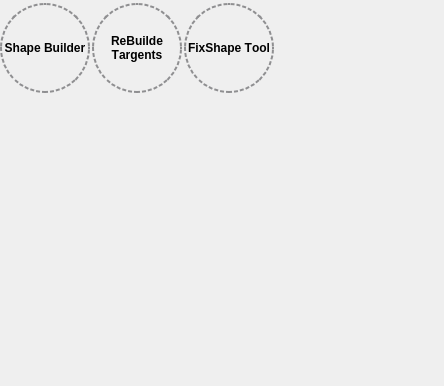
          <widget class="QWidget" name="page_7">
           <property name="geometry">
            <rect>
             <x>0</x>
             <y>0</y>
             <width>444</width>
             <height>386</height>
            </rect>
           </property>
           <property name="styleSheet">
            <string notr="true">QPushButton {
	border: 2px dotted  #8f8f91;
	border-radius: 45px;
}

QPushButton:hover {
	border-style:solid;
	background-color: qlineargradient(spread:pad, x1:0.5, y1:0, x2:0.5, y2:1, stop:0 rgba(255, 223, 121, 255), stop:0.488636 rgba(255, 216, 91, 255), stop:1 rgba(255, 223, 121, 255));
	color: rgb(42, 42, 42);
 }</string>
           </property>
           <attribute name="label">
            <string>Shape Tool</string>
           </attribute>
           <layout class="QGridLayout" name="gridLayout_8">
            <property name="leftMargin">
             <number>0</number>
            </property>
            <property name="topMargin">
             <number>3</number>
            </property>
            <property name="rightMargin">
             <number>0</number>
            </property>
            <property name="bottomMargin">
             <number>3</number>
            </property>
            <property name="spacing">
             <number>2</number>
            </property>
            <item row="0" column="4">
             <spacer name="horizontalSpacer_7">
              <property name="orientation">
               <enum>Qt::Horizontal</enum>
              </property>
              <property name="sizeHint" stdset="0">
               <size>
                <width>40</width>
                <height>20</height>
               </size>
              </property>
             </spacer>
            </item>
            <item row="0" column="1">
             <widget class="QPushButton" name="btn_ShapeBuilder">
              <property name="minimumSize">
               <size>
                <width>90</width>
                <height>90</height>
               </size>
              </property>
              <property name="maximumSize">
               <size>
                <width>90</width>
                <height>90</height>
               </size>
              </property>
              <property name="font">
               <font>
                <weight>75</weight>
                <italic>false</italic>
                <bold>true</bold>
                <underline>false</underline>
                <strikeout>false</strikeout>
                <kerning>false</kerning>
               </font>
              </property>
              <property name="styleSheet">
               <string notr="true"/>
              </property>
              <property name="text">
               <string>Shape Builder</string>
              </property>
             </widget>
            </item>
            <item row="0" column="2">
             <widget class="QPushButton" name="btn_ReBuildeTargents">
              <property name="minimumSize">
               <size>
                <width>90</width>
                <height>90</height>
               </size>
              </property>
              <property name="maximumSize">
               <size>
                <width>90</width>
                <height>90</height>
               </size>
              </property>
              <property name="font">
               <font>
                <weight>75</weight>
                <italic>false</italic>
                <bold>true</bold>
                <underline>false</underline>
                <strikeout>false</strikeout>
                <kerning>false</kerning>
               </font>
              </property>
              <property name="styleSheet">
               <string notr="true"/>
              </property>
              <property name="text">
               <string>ReBuilde
Targents</string>
              </property>
             </widget>
            </item>
            <item row="1" column="1">
             <spacer name="verticalSpacer_7">
              <property name="orientation">
               <enum>Qt::Vertical</enum>
              </property>
              <property name="sizeHint" stdset="0">
               <size>
                <width>20</width>
                <height>40</height>
               </size>
              </property>
             </spacer>
            </item>
            <item row="0" column="3">
             <widget class="QPushButton" name="btn_fixShapeTool">
              <property name="minimumSize">
               <size>
                <width>90</width>
                <height>90</height>
               </size>
              </property>
              <property name="maximumSize">
               <size>
                <width>90</width>
                <height>90</height>
               </size>
              </property>
              <property name="font">
               <font>
                <weight>75</weight>
                <italic>false</italic>
                <bold>true</bold>
                <underline>false</underline>
                <strikeout>false</strikeout>
                <kerning>false</kerning>
               </font>
              </property>
              <property name="styleSheet">
               <string notr="true"/>
              </property>
              <property name="text">
               <string>FixShape Tool</string>
              </property>
             </widget>
            </item>
           </layout>
          </widget>
